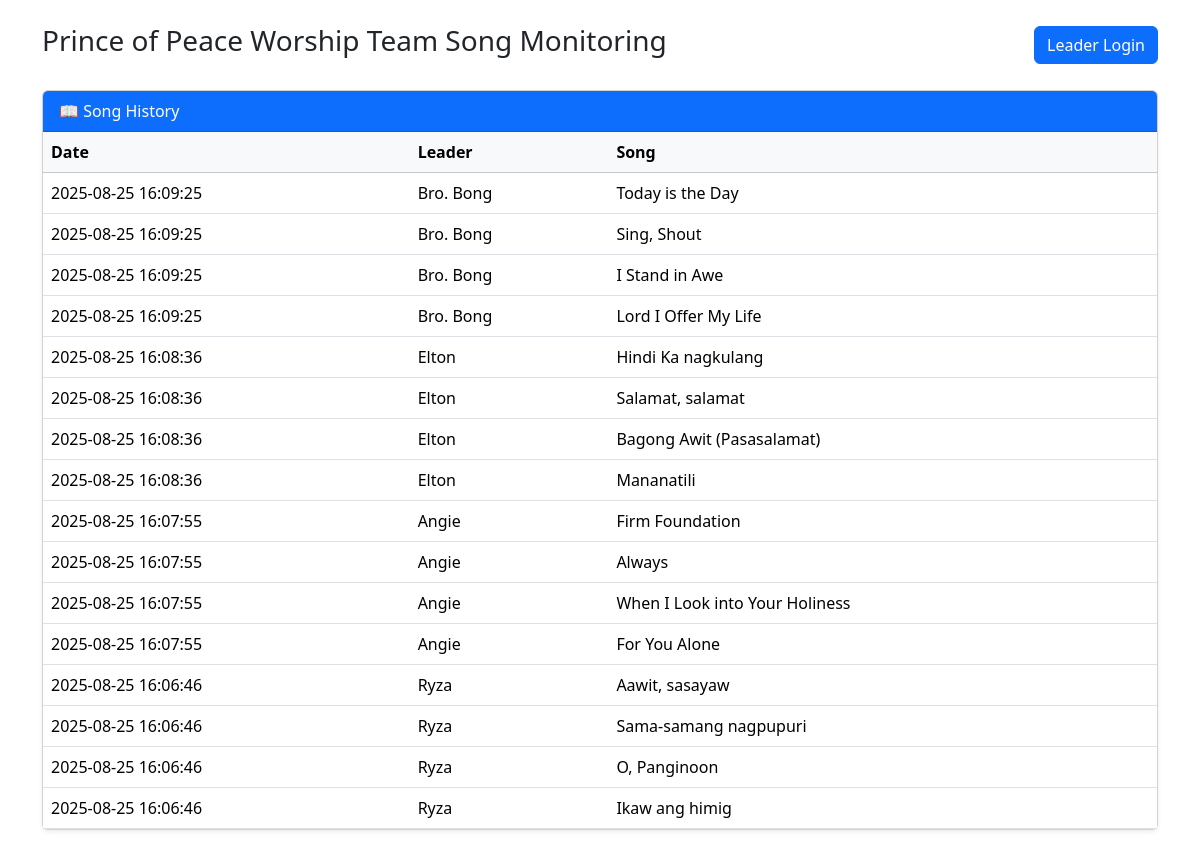
The page / on the database its author committed.
### tables this page shows
CREATE TABLE lineups (
    id INTEGER PRIMARY KEY AUTOINCREMENT,
    leader TEXT NOT NULL,
    song TEXT NOT NULL,
    created_at DATETIME DEFAULT CURRENT_TIMESTAMP
);

### index.php (the view, shortened to what this page needs)
<!DOCTYPE html>
<html lang="en">
<head>
  <link href="https://cdn.jsdelivr.net/npm/bootstrap@5.3.2/dist/css/bootstrap.min.css" rel="stylesheet">
</head>
<body>
<div class="container my-4">
  <div class="d-flex justify-content-between align-items-center mb-4">
    <h1 class="h3">Prince of Peace Worship Team Song Monitoring</h1>
    <a href="login.php" class="btn btn-primary">Leader Login</a>
  </div>
  <div class="card shadow-sm">
    <div class="card-header bg-primary text-white">
      📖 Song History
    </div>
    <div class="card-body p-0">
      <table class="table table-hover mb-0">
        <thead class="table-light">
          <tr>
            <th>Date</th>
            <th>Leader</th>
            <th>Song</th>
          </tr>
        </thead>
        <tbody>
          <?php
          include 'db.php';
          $stmt = $db->query("SELECT * FROM lineups ORDER BY created_at DESC");
          while ($row = $stmt->fetch(PDO::FETCH_ASSOC)) {
              echo "<tr>
                      <td>{$row['created_at']}</td>
                      <td>{$row['leader']}</td>
                      <td>{$row['song']}</td>
                    </tr>";
          }
          ?>
        </tbody>
      </table>
    </div>
  </div>
</div>
</body>
</html>

### rows shown on the page
lineups: created_at "2025-08-25 16:09:25", leader "Bro. Bong", song "Today is the Day"
lineups: created_at "2025-08-25 16:09:25", leader "Bro. Bong", song "Sing, Shout"
lineups: created_at "2025-08-25 16:09:25", leader "Bro. Bong", song "I Stand in Awe"
lineups: created_at "2025-08-25 16:09:25", leader "Bro. Bong", song "Lord I Offer My Life"
lineups: created_at "2025-08-25 16:08:36", leader "Elton", song "Hindi Ka nagkulang"
lineups: created_at "2025-08-25 16:08:36", leader "Elton", song "Salamat, salamat"
lineups: created_at "2025-08-25 16:08:36", leader "Elton", song "Bagong Awit (Pasasalamat)"
lineups: created_at "2025-08-25 16:08:36", leader "Elton", song "Mananatili"
lineups: created_at "2025-08-25 16:07:55", leader "Angie", song "Firm Foundation"
lineups: created_at "2025-08-25 16:07:55", leader "Angie", song "Always"
lineups: created_at "2025-08-25 16:07:55", leader "Angie", song "When I Look into Your Holiness"
lineups: created_at "2025-08-25 16:07:55", leader "Angie", song "For You Alone"
lineups: created_at "2025-08-25 16:06:46", leader "Ryza", song "Aawit, sasayaw"
lineups: created_at "2025-08-25 16:06:46", leader "Ryza", song "Sama-samang nagpupuri"
lineups: created_at "2025-08-25 16:06:46", leader "Ryza", song "O, Panginoon"
lineups: created_at "2025-08-25 16:06:46", leader "Ryza", song "Ikaw ang himig"
